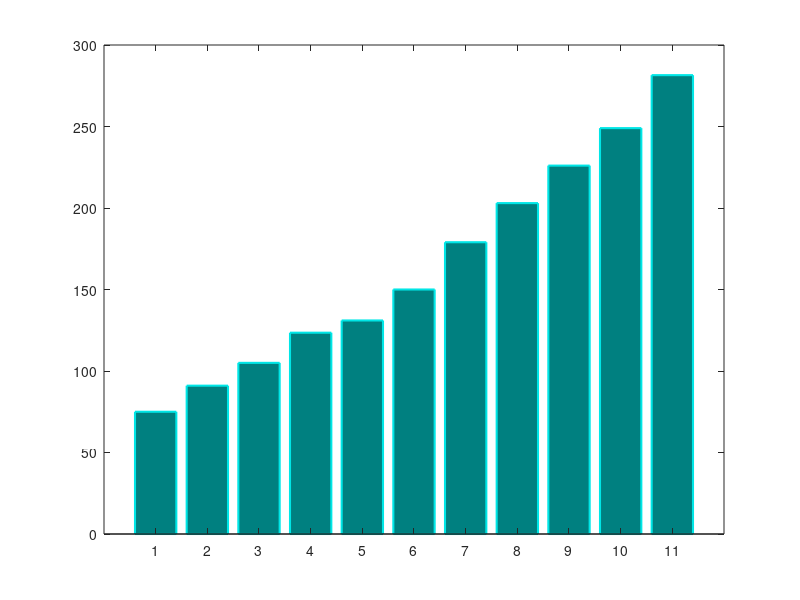

This chart was generated by the following MATLAB code:
y = [75 91 105 123.5 131 150 179 203 226 249 281.5];
bar(y,'FaceColor',[0 .5 .5],'EdgeColor',[0 .9 .9],'LineWidth',1.5);
